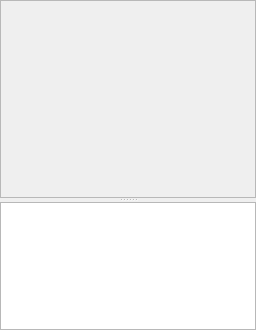
       <widget class="QSplitter" name="splitter" >
        <property name="orientation" >
         <enum>Qt::Vertical</enum>
        </property>
        <widget class="QFrame" name="ModelViewFrame" >
         <property name="sizePolicy" >
          <sizepolicy>
           <hsizetype>7</hsizetype>
           <vsizetype>7</vsizetype>
           <horstretch>0</horstretch>
           <verstretch>0</verstretch>
          </sizepolicy>
         </property>
         <property name="minimumSize" >
          <size>
           <width>16</width>
           <height>128</height>
          </size>
         </property>
         <property name="frameShape" >
          <enum>QFrame::StyledPanel</enum>
         </property>
         <property name="frameShadow" >
          <enum>QFrame::Raised</enum>
         </property>
         <layout class="QVBoxLayout" >
          <property name="margin" >
           <number>4</number>
          </property>
          <property name="spacing" >
           <number>4</number>
          </property>
          <item>
           <widget class="TCanvas" native="1" name="ModelView" >
            <property name="sizePolicy" >
             <sizepolicy>
              <hsizetype>7</hsizetype>
              <vsizetype>7</vsizetype>
              <horstretch>255</horstretch>
              <verstretch>64</verstretch>
             </sizepolicy>
            </property>
            <property name="minimumSize" >
             <size>
              <width>0</width>
              <height>128</height>
             </size>
            </property>
            <property name="mouseTracking" >
             <bool>true</bool>
            </property>
            <property name="focusPolicy" >
             <enum>Qt::StrongFocus</enum>
            </property>
            <property name="contextMenuPolicy" >
             <enum>Qt::CustomContextMenu</enum>
            </property>
           </widget>
          </item>
         </layout>
        </widget>
        <widget class="QTextEdit" name="TextDisplay" >
         <property name="sizePolicy" >
          <sizepolicy>
           <hsizetype>7</hsizetype>
           <vsizetype>1</vsizetype>
           <horstretch>255</horstretch>
           <verstretch>0</verstretch>
          </sizepolicy>
         </property>
         <property name="minimumSize" >
          <size>
           <width>0</width>
           <height>64</height>
          </size>
         </property>
         <property name="maximumSize" >
          <size>
           <width>16777215</width>
           <height>128</height>
          </size>
         </property>
         <property name="font" >
          <font>
           <family>Courier 10 Pitch</family>
          </font>
         </property>
         <property name="focusPolicy" >
          <enum>Qt::NoFocus</enum>
         </property>
         <property name="undoRedoEnabled" >
          <bool>false</bool>
         </property>
         <property name="readOnly" >
          <bool>true</bool>
         </property>
         <property name="acceptRichText" >
          <bool>false</bool>
         </property>
         <property name="textInteractionFlags" >
          <enum>Qt::TextSelectableByMouse</enum>
         </property>
        </widget>
       </widget>
